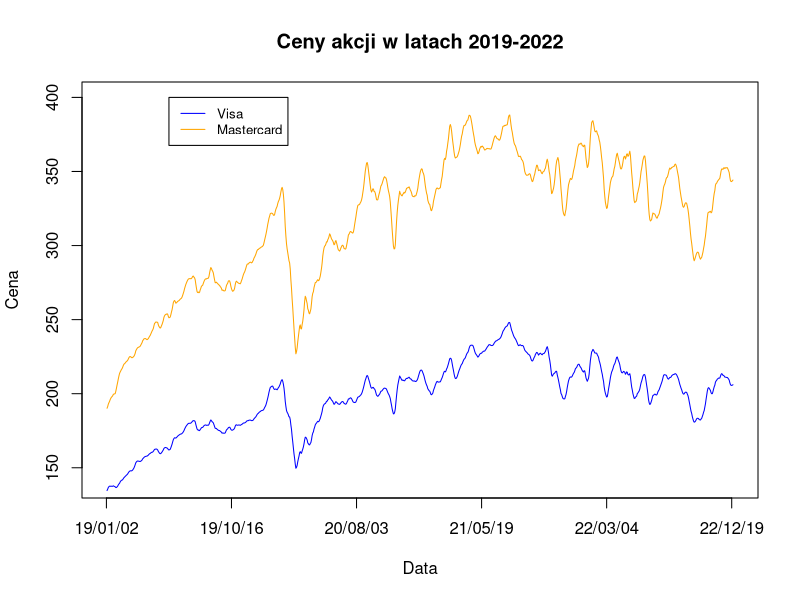
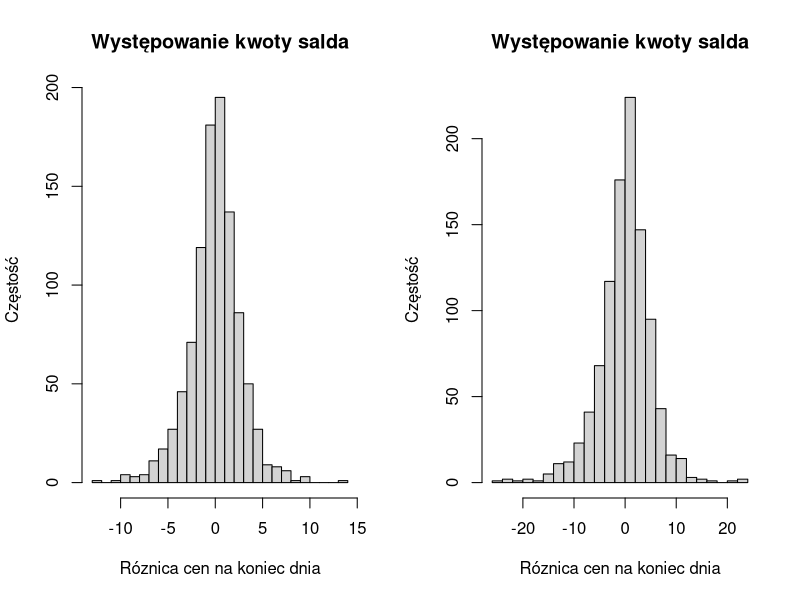

The R source for these figures, in order:
# setwd("/home/lewiis/kody komputerowe/projekt")

visa <- read.csv("VISA.csv", header = TRUE, dec = ".")
mastercard <- read.csv("MASTERCARD.csv", header = TRUE, dec = ".")

# funkcja do obliczenia średniej kroczącej
rolling_average <- function(x, n = 7){
    srednia_kroczaca <- filter(x, rep(1 / n, n))
    srednia_kroczaca <- srednia_kroczaca[-(1:3)]
    srednia_kroczaca <- srednia_kroczaca[- ((length(srednia_kroczaca)-2): length(srednia_kroczaca))]
    return(srednia_kroczaca)
    }



visa$cena_srednia <- (visa$High + visa$Low) / 2
mastercard$cena_srednia <- (mastercard$High + mastercard$Low) / 2
# do średniej kroczącej ceny otwarcia
srednia_kroczaca_visa <- rolling_average(visa$cena_srednia)
srednia_kroczaca_mastercard <- rolling_average(mastercard$cena_srednia)

# wykres cen średniej kroczącej obu spółek
pdf(file = "wykres.pdf")
plot(srednia_kroczaca_visa, type = "l", col = "blue", xlab = "Data", ylab = "Cena", ylim = c(140, 400), lty = 1, xaxt = "n", ,main='Ceny akcji w latach 2019-2022')
lines(srednia_kroczaca_mastercard, type = "l", col = "orange", lty = 1)
axis(1,
    at = c(0, 200, 400, 600, 800, 1000),
    labels = c(
        gsub("-", "/", substr(visa$Date[1], 3, 10)), gsub("-", "/", substr(visa$Date[200], 3, 10)), gsub("-", "/", substr(visa$Date[400], 3, 10)),
        gsub("-", "/", substr(visa$Date[600], 3, 10)), gsub("-", "/", substr(visa$Date[800], 3, 10)), gsub("-", "/", substr(visa$Date[1000], 3, 10))
    ), las = 0
)

legend(100, 400,
    legend = c("Visa", "Mastercard"),
    col = c("blue", "orange"), lty = 1, cex = 0.8
)
dev.off()

cor(srednia_kroczaca_visa, srednia_kroczaca_mastercard)

# wachania ceny w ciągu dnia
visa$Rozstep <- visa$Close - visa$Open
mastercard$Rozstep <- mastercard$Close - mastercard$Open
max(visa$Rozstep)
max(mastercard$Rozstep)
min(visa$Rozstep)
min(mastercard$Rozstep)

mean(visa$Rozstep)
sd(visa$Rozstep)

mean(mastercard$Rozstep)
sd(mastercard$Rozstep)

cor(visa$Rozstep, visa$Volume)
cor(mastercard$Rozstep,mastercard$Volume)

pdf(file = "histogram.pdf")
par(mfrow = c(1, 2))
hist(visa$Rozstep, breaks = 20, main='Występowanie kwoty salda', xlab='Róznica cen na koniec dnia', ylab='Częstość')
hist(mastercard$Rozstep, breaks = 20, main='Występowanie kwoty salda', xlab='Róznica cen na koniec dnia', ylab='Częstość')
dev.off()
?boxplot

# par(mfrow = c(1, 2))
# boxplot(visa$Rozstep)
# boxplot(mastercard$Rozstep)

# względny przyrost ceny na dzień 31 grudnia 2022 po zainwestowaniu dolarów 2 stycznia 2019
zysk_visa <- (tail(visa$cena_srednia, 1) - visa$cena_srednia[1]) / visa$cena_srednia[1]
zysk_mastercard <- (tail(mastercard$cena_srednia, 1) - mastercard$cena_srednia[1]) / mastercard$cena_srednia[1]

stopa_zwrotu_zakup_akcji_co_20_dni <- function(dataframe_name) {
    cena_srednia <- (dataframe_name$High + dataframe_name$Low) / 2

    dzien_zakupu <- rep_len(c(1, rep(0, 19)), length.out = nrow(dataframe_name)) # make column that storage day of purchase

    liczba_akcji <- 100 / cena_srednia * dzien_zakupu

    skumulowana_liczba_akcji <- cumsum(liczba_akcji)

    wartosc_portfela <- skumulowana_liczba_akcji * cena_srednia

    zainwestowane_srodki <- cumsum(dzien_zakupu * 100)

    n <- nrow(dataframe_name)

    stopa_zwrotu <- (wartosc_portfela[n] - zainwestowane_srodki[n]) / zainwestowane_srodki[n]
    stopa_zwrotu
}

stopa_zwrotu_zakup_akcji_co_20_dni(visa)
stopa_zwrotu_zakup_akcji_co_20_dni(mastercard)

